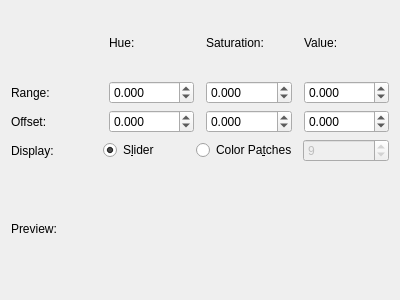
<?xml version="1.0" encoding="UTF-8"?>
<ui version="4.0">
 <class>WGShadeLineEditor</class>
 <widget class="QWidget" name="WGShadeLineEditor">
  <property name="geometry">
   <rect>
    <x>0</x>
    <y>0</y>
    <width>400</width>
    <height>300</height>
   </rect>
  </property>
  <layout class="QVBoxLayout" name="verticalLayout">
   <item>
    <layout class="QGridLayout" name="gridLayout">
     <property name="horizontalSpacing">
      <number>12</number>
     </property>
     <item row="2" column="2">
      <widget class="QDoubleSpinBox" name="sbRangeSaturation">
       <property name="decimals">
        <number>3</number>
       </property>
       <property name="minimum">
        <double>-1.000000000000000</double>
       </property>
       <property name="maximum">
        <double>1.000000000000000</double>
       </property>
       <property name="singleStep">
        <double>0.050000000000000</double>
       </property>
      </widget>
     </item>
     <item row="2" column="0">
      <widget class="QLabel" name="labelRange">
       <property name="text">
        <string>Range:</string>
       </property>
      </widget>
     </item>
     <item row="2" column="1">
      <widget class="QDoubleSpinBox" name="sbRangeHue">
       <property name="decimals">
        <number>3</number>
       </property>
       <property name="minimum">
        <double>-1.000000000000000</double>
       </property>
       <property name="maximum">
        <double>1.000000000000000</double>
       </property>
       <property name="singleStep">
        <double>0.050000000000000</double>
       </property>
      </widget>
     </item>
     <item row="1" column="3">
      <widget class="QLabel" name="labelValue">
       <property name="text">
        <string>Value:</string>
       </property>
      </widget>
     </item>
     <item row="3" column="3">
      <widget class="QDoubleSpinBox" name="sbOffsetValue">
       <property name="decimals">
        <number>3</number>
       </property>
       <property name="minimum">
        <double>-1.000000000000000</double>
       </property>
       <property name="maximum">
        <double>1.000000000000000</double>
       </property>
       <property name="singleStep">
        <double>0.050000000000000</double>
       </property>
      </widget>
     </item>
     <item row="1" column="1">
      <widget class="QLabel" name="labelHue">
       <property name="text">
        <string>Hue:</string>
       </property>
      </widget>
     </item>
     <item row="3" column="2">
      <widget class="QDoubleSpinBox" name="sbOffsetSaturation">
       <property name="decimals">
        <number>3</number>
       </property>
       <property name="minimum">
        <double>-1.000000000000000</double>
       </property>
       <property name="maximum">
        <double>1.000000000000000</double>
       </property>
       <property name="singleStep">
        <double>0.050000000000000</double>
       </property>
      </widget>
     </item>
     <item row="2" column="3">
      <widget class="QDoubleSpinBox" name="sbRangeValue">
       <property name="decimals">
        <number>3</number>
       </property>
       <property name="minimum">
        <double>-1.000000000000000</double>
       </property>
       <property name="maximum">
        <double>1.000000000000000</double>
       </property>
       <property name="singleStep">
        <double>0.050000000000000</double>
       </property>
      </widget>
     </item>
     <item row="3" column="1">
      <widget class="QDoubleSpinBox" name="sbOffsetHue">
       <property name="decimals">
        <number>3</number>
       </property>
       <property name="minimum">
        <double>-1.000000000000000</double>
       </property>
       <property name="maximum">
        <double>1.000000000000000</double>
       </property>
       <property name="singleStep">
        <double>0.050000000000000</double>
       </property>
      </widget>
     </item>
     <item row="1" column="2">
      <widget class="QLabel" name="labelSaturation">
       <property name="text">
        <string>Saturation:</string>
       </property>
      </widget>
     </item>
     <item row="3" column="0">
      <widget class="QLabel" name="labelOffset">
       <property name="text">
        <string>Offset:</string>
       </property>
      </widget>
     </item>
    </layout>
   </item>
   <item>
    <layout class="QHBoxLayout" name="horizontalLayout">
     <item>
      <widget class="QLabel" name="labelDisplay">
       <property name="text">
        <string>Display:</string>
       </property>
      </widget>
     </item>
     <item>
      <widget class="QRadioButton" name="rbSlider">
       <property name="text">
        <string>S&amp;lider</string>
       </property>
       <property name="checked">
        <bool>true</bool>
       </property>
      </widget>
     </item>
     <item>
      <widget class="QRadioButton" name="rbColorPatches">
       <property name="text">
        <string>Color Pa&amp;tches</string>
       </property>
      </widget>
     </item>
     <item>
      <widget class="QSpinBox" name="sbPatchCount">
       <property name="enabled">
        <bool>false</bool>
       </property>
       <property name="minimum">
        <number>3</number>
       </property>
       <property name="value">
        <number>9</number>
       </property>
      </widget>
     </item>
    </layout>
   </item>
   <item>
    <widget class="QLabel" name="labelPreview">
     <property name="text">
      <string>Preview:</string>
     </property>
    </widget>
   </item>
  </layout>
 </widget>
 <tabstops>
  <tabstop>sbRangeHue</tabstop>
  <tabstop>sbRangeSaturation</tabstop>
  <tabstop>sbRangeValue</tabstop>
  <tabstop>sbOffsetHue</tabstop>
  <tabstop>sbOffsetSaturation</tabstop>
  <tabstop>sbOffsetValue</tabstop>
 </tabstops>
 <resources/>
 <connections/>
</ui>
